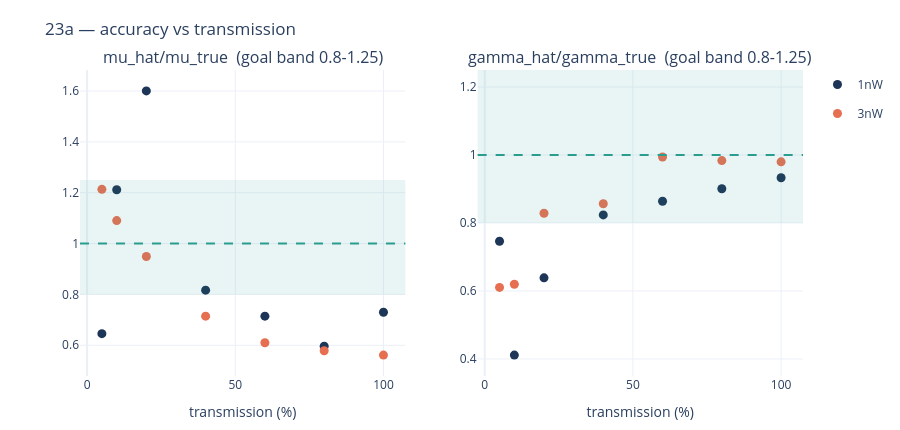

Notebook source saved alongside this figure:
### Code cell
# ============================================================
# 23a — FIG 4: accuracy vs transmission (mu and gamma ratios, both powers, goal bands)
# ============================================================
fig4 = make_subplots(rows=1, cols=2, horizontal_spacing=0.10,
                     subplot_titles=['mu_hat/mu_true  (goal band 0.8-1.25)', 'gamma_hat/gamma_true  (goal band 0.8-1.25)'])
COL = {'1nW': '#1d3557', '3nW': '#e76f51'}
_seen_mu, _seen_g = set(), set()
for t in sorted(TABLE, key=lambda t: (t['exp'].split()[0], int(t['exp'].split('Trans')[-1]))):
    power = t['exp'].split()[0]
    x = int(t['exp'].split('Trans')[-1])
    sm, sg = power not in _seen_mu, power not in _seen_g
    _seen_mu.add(power); _seen_g.add(power)
    fig4.add_trace(go.Scatter(x=[x], y=[t['mu'] / t['mu_true']], mode='markers',
                              marker=dict(color=COL[power], size=9), name=power,
                              legendgroup=power, showlegend=sm, legendgrouptitle=dict(text='')), row=1, col=1)
    fig4.add_trace(go.Scatter(x=[x], y=[t['gamma'] / t['gamma_true']], mode='markers',
                              marker=dict(color=COL[power], size=9), name=power,
                              legendgroup=power, showlegend=False), row=1, col=2)
for cc in (1, 2):
    fig4.add_hrect(y0=0.8, y1=1.25, fillcolor='#2a9d8f', opacity=0.10, line_width=0, row=1, col=cc)
    fig4.add_hline(y=1.0, line=dict(color='#2a9d8f', dash='dash'), row=1, col=cc)
    fig4.update_xaxes(title_text='transmission (%)', row=1, col=cc)
fig4.update_layout(height=430, margin=dict(t=70, b=40), title_text='23a — accuracy vs transmission')
fig4.show(config=CONFIG_PLOT)

### Figure 1 — Plotly figure (JSON) as saved in the notebook; plotly's stock layout.template omitted (floating-point values rounded to 4 significant figures)
{"data": [{"legendgroup": "1nW", "legendgrouptitle": {"text": ""}, "marker": {"color": "#1d3557", "size": 9}, "mode": "markers", "name": "1nW", "showlegend": true, "type": "scatter", "x": [5], "xaxis": "x", "y": [0.6458], "yaxis": "y"}, {"legendgroup": "1nW", "marker": {"color": "#1d3557", "size": 9}, "mode": "markers", "name": "1nW", "showlegend": false, "type": "scatter", "x": [5], "xaxis": "x2", "y": [0.7464], "yaxis": "y2"}, {"legendgroup": "1nW", "legendgrouptitle": {"text": ""}, "marker": {"color": "#1d3557", "size": 9}, "mode": "markers", "name": "1nW", "showlegend": false, "type": "scatter", "x": [10], "xaxis": "x", "y": [1.212], "yaxis": "y"}, {"legendgroup": "1nW", "marker": {"color": "#1d3557", "size": 9}, "mode": "markers", "name": "1nW", "showlegend": false, "type": "scatter", "x": [10], "xaxis": "x2", "y": [0.4115], "yaxis": "y2"}, {"legendgroup": "1nW", "legendgrouptitle": {"text": ""}, "marker": {"color": "#1d3557", "size": 9}, "mode": "markers", "name": "1nW", "showlegend": false, "type": "scatter", "x": [20], "xaxis": "x", "y": [1.6], "yaxis": "y"}, {"legendgroup": "1nW", "marker": {"color": "#1d3557", "size": 9}, "mode": "markers", "name": "1nW", "showlegend": false, "type": "scatter", "x": [20], "xaxis": "x2", "y": [0.6386], "yaxis": "y2"}, {"legendgroup": "1nW", "legendgrouptitle": {"text": ""}, "marker": {"color": "#1d3557", "size": 9}, "mode": "markers", "name": "1nW", "showlegend": false, "type": "scatter", "x": [40], "xaxis": "x", "y": [0.8168], "yaxis": "y"}, {"legendgroup": "1nW", "marker": {"color": "#1d3557", "size": 9}, "mode": "markers", "name": "1nW", "showlegend": false, "type": "scatter", "x": [40], "xaxis": "x2", "y": [0.8237], "yaxis": "y2"}, {"legendgroup": "1nW", "legendgrouptitle": {"text": ""}, "marker": {"color": "#1d3557", "size": 9}, "mode": "markers", "name": "1nW", "showlegend": false, "type": "scatter", "x": [60], "xaxis": "x", "y": [0.7146], "yaxis": "y"}, {"legendgroup": "1nW", "marker": {"color": "#1d3557", "size": 9}, "mode": "markers", "name": "1nW", "showlegend": false, "type": "scatter", "x": [60], "xaxis": "x2", "y": [0.8639], "yaxis": "y2"}, {"legendgroup": "1nW", "legendgrouptitle": {"text": ""}, "marker": {"color": "#1d3557", "size": 9}, "mode": "markers", "name": "1nW", "showlegend": false, "type": "scatter", "x": [80], "xaxis": "x", "y": [0.596], "yaxis": "y"}, {"legendgroup": "1nW", "marker": {"color": "#1d3557", "size": 9}, "mode": "markers", "name": "1nW", "showlegend": false, "type": "scatter", "x": [80], "xaxis": "x2", "y": [0.9006], "yaxis": "y2"}, {"legendgroup": "1nW", "legendgrouptitle": {"text": ""}, "marker": {"color": "#1d3557", "size": 9}, "mode": "markers", "name": "1nW", "showlegend": false, "type": "scatter", "x": [100], "xaxis": "x", "y": [0.7298], "yaxis": "y"}, {"legendgroup": "1nW", "marker": {"color": "#1d3557", "size": 9}, "mode": "markers", "name": "1nW", "showlegend": false, "type": "scatter", "x": [100], "xaxis": "x2", "y": [0.933], "yaxis": "y2"}, {"legendgroup": "3nW", "legendgrouptitle": {"text": ""}, "marker": {"color": "#e76f51", "size": 9}, "mode": "markers", "name": "3nW", "showlegend": true, "type": "scatter", "x": [5], "xaxis": "x", "y": [1.213], "yaxis": "y"}, {"legendgroup": "3nW", "marker": {"color": "#e76f51", "size": 9}, "mode": "markers", "name": "3nW", "showlegend": false, "type": "scatter", "x": [5], "xaxis": "x2", "y": [0.6105], "yaxis": "y2"}, {"legendgroup": "3nW", "legendgrouptitle": {"text": ""}, "marker": {"color": "#e76f51", "size": 9}, "mode": "markers", "name": "3nW", "showlegend": false, "type": "scatter", "x": [10], "xaxis": "x", "y": [1.09], "yaxis": "y"}, {"legendgroup": "3nW", "marker": {"color": "#e76f51", "size": 9}, "mode": "markers", "name": "3nW", "showlegend": false, "type": "scatter", "x": [10], "xaxis": "x2", "y": [0.6198], "yaxis": "y2"}, {"legendgroup": "3nW", "legendgrouptitle": {"text": ""}, "marker": {"color": "#e76f51", "size": 9}, "mode": "markers", "name": "3nW", "showlegend": false, "type": "scatter", "x": [20], "xaxis": "x", "y": [0.9492], "yaxis": "y"}, {"legendgroup": "3nW", "marker": {"color": "#e76f51", "size": 9}, "mode": "markers", "name": "3nW", "showlegend": false, "type": "scatter", "x": [20], "xaxis": "x2", "y": [0.8287], "yaxis": "y2"}, {"legendgroup": "3nW", "legendgrouptitle": {"text": ""}, "marker": {"color": "#e76f51", "size": 9}, "mode": "markers", "name": "3nW", "showlegend": false, "type": "scatter", "x": [40], "xaxis": "x", "y": [0.7146], "yaxis": "y"}, {"legendgroup": "3nW", "marker": {"color": "#e76f51", "size": 9}, "mode": "markers", "name": "3nW", "showlegend": false, "type": "scatter", "x": [40], "xaxis": "x2", "y": [0.8567], "yaxis": "y2"}, {"legendgroup": "3nW", "legendgrouptitle": {"text": ""}, "marker": {"color": "#e76f51", "size": 9}, "mode": "markers", "name": "3nW", "showlegend": false, "type": "scatter", "x": [60], "xaxis": "x", "y": [0.6101], "yaxis": "y"}, {"legendgroup": "3nW", "marker": {"color": "#e76f51", "size": 9}, "mode": "markers", "name": "3nW", "showlegend": false, "type": "scatter", "x": [60], "xaxis": "x2", "y": [0.9942], "yaxis": "y2"}, {"legendgroup": "3nW", "legendgrouptitle": {"text": ""}, "marker": {"color": "#e76f51", "size": 9}, "mode": "markers", "name": "3nW", "showlegend": false, "type": "scatter", "x": [80], "xaxis": "x", "y": [0.5784], "yaxis": "y"}, {"legendgroup": "3nW", "marker": {"color": "#e76f51", "size": 9}, "mode": "markers", "name": "3nW", "showlegend": false, "type": "scatter", "x": [80], "xaxis": "x2", "y": [0.9835], "yaxis": "y2"}, {"legendgroup": "3nW", "legendgrouptitle": {"text": ""}, "marker": {"color": "#e76f51", "size": 9}, "mode": "markers", "name": "3nW", "showlegend": false, "type": "scatter", "x": [100], "xaxis": "x", "y": [0.5615], "yaxis": "y"}, {"legendgroup": "3nW", "marker": {"color": "#e76f51", "size": 9}, "mode": "markers", "name": "3nW", "showlegend": false, "type": "scatter", "x": [100], "xaxis": "x2", "y": [0.9799], "yaxis": "y2"}], "layout": {"annotations": [{"font": {"size": 16}, "showarrow": false, "text": "mu_hat/mu_true  (goal band 0.8-1.25)", "x": 0.225, "xanchor": "center", "xref": "paper", "y": 1.0, "yanchor": "bottom", "yref": "paper"}, {"font": {"size": 16}, "showarrow": false, "text": "gamma_hat/gamma_true  (goal band 0.8-1.25)", "x": 0.775, "xanchor": "center", "xref": "paper", "y": 1.0, "yanchor": "bottom", "yref": "paper"}], "height": 430, "margin": {"b": 40, "t": 70}, "shapes": [{"fillcolor": "#2a9d8f", "line": {"width": 0}, "opacity": 0.1, "type": "rect", "x0": 0, "x1": 1, "xref": "x domain", "y0": 0.8, "y1": 1.25, "yref": "y"}, {"line": {"color": "#2a9d8f", "dash": "dash"}, "type": "line", "x0": 0, "x1": 1, "xref": "x domain", "y0": 1.0, "y1": 1.0, "yref": "y"}, {"fillcolor": "#2a9d8f", "line": {"width": 0}, "opacity": 0.1, "type": "rect", "x0": 0, "x1": 1, "xref": "x2 domain", "y0": 0.8, "y1": 1.25, "yref": "y2"}, {"line": {"color": "#2a9d8f", "dash": "dash"}, "type": "line", "x0": 0, "x1": 1, "xref": "x2 domain", "y0": 1.0, "y1": 1.0, "yref": "y2"}], "title": {"text": "23a — accuracy vs transmission"}, "xaxis": {"anchor": "y", "domain": [0.0, 0.45], "title": {"text": "transmission (%)"}}, "xaxis2": {"anchor": "y2", "domain": [0.55, 1.0], "title": {"text": "transmission (%)"}}, "yaxis": {"anchor": "x", "domain": [0.0, 1.0]}, "yaxis2": {"anchor": "x2", "domain": [0.0, 1.0]}}}
